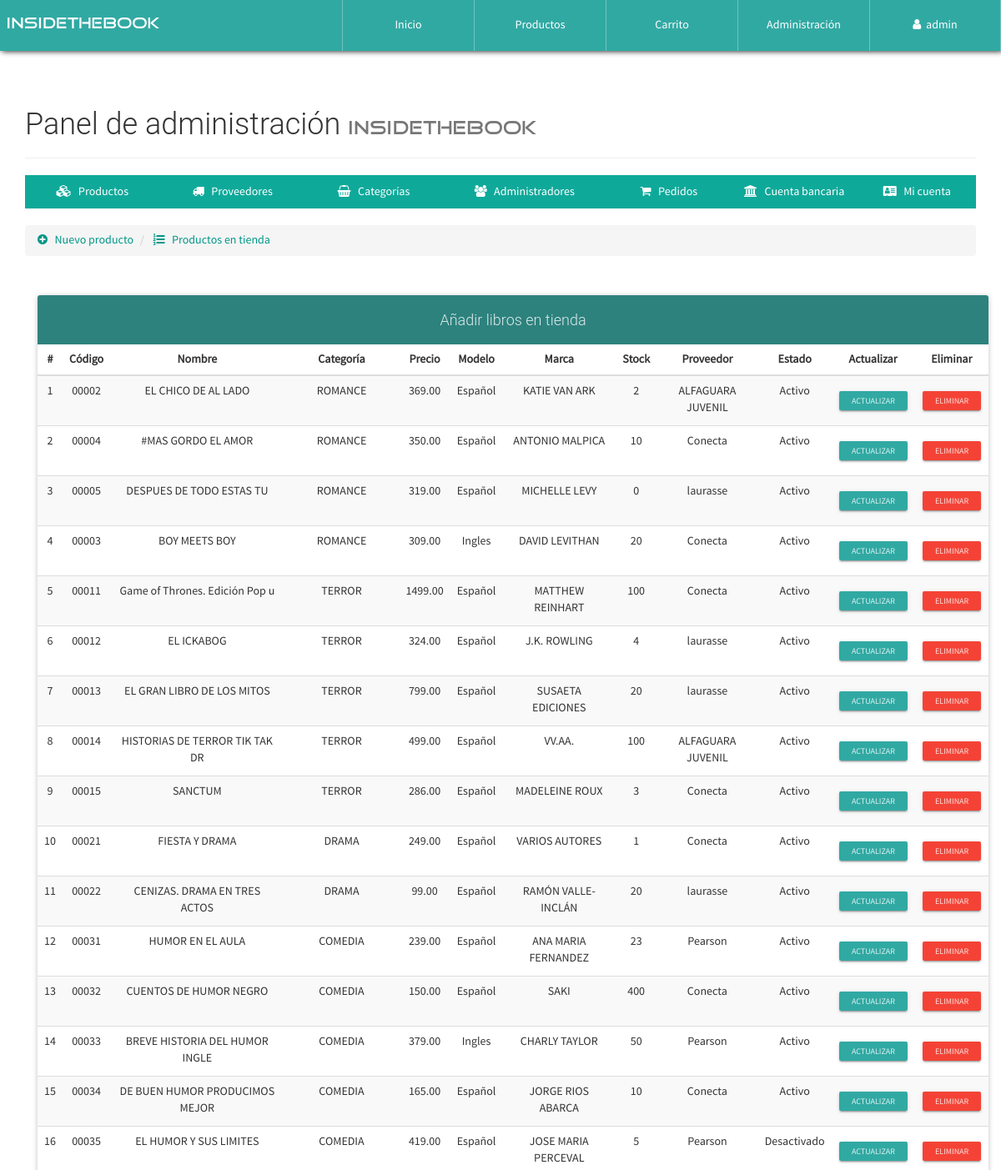
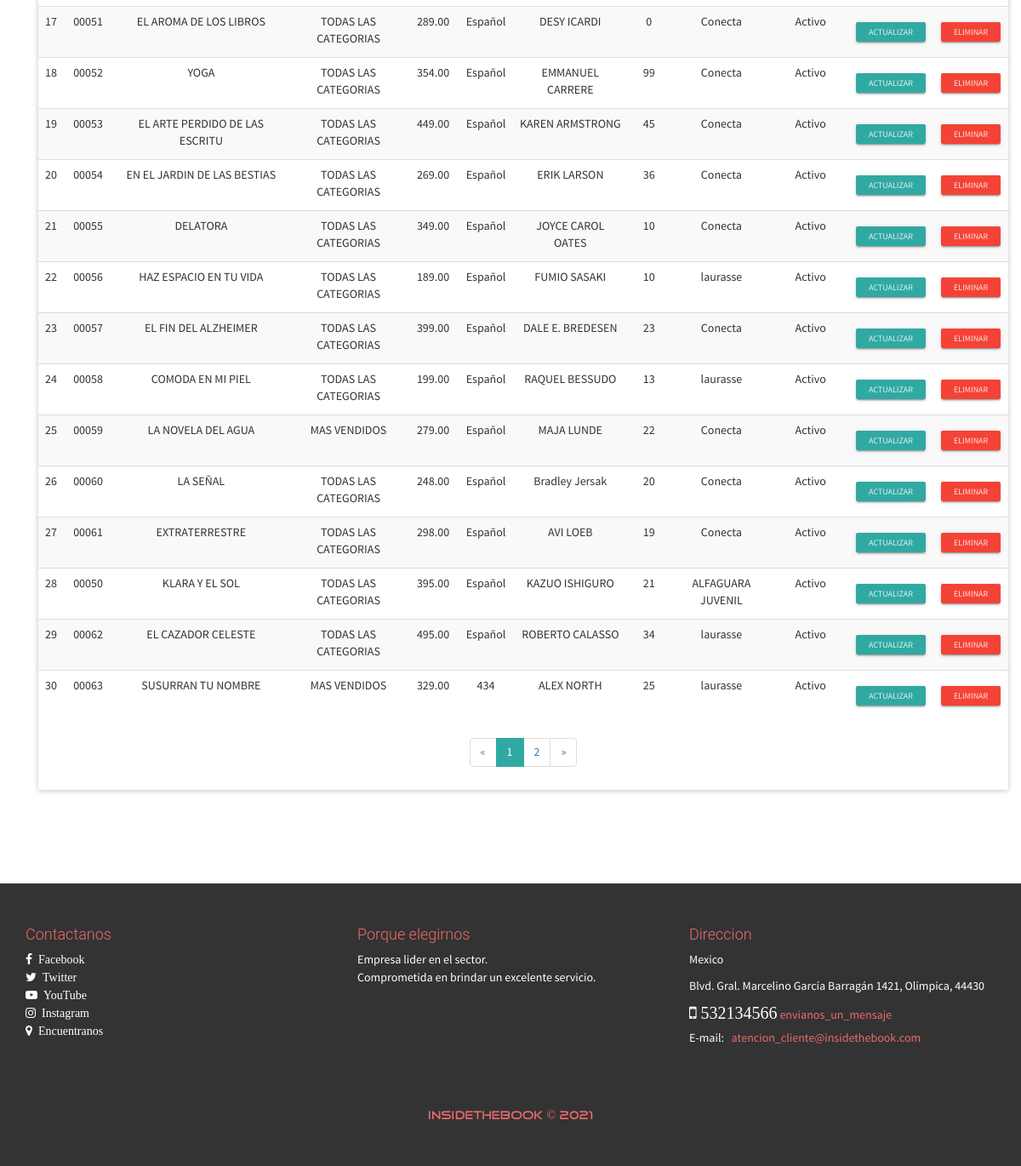
Page /configAdmin.php?view=productlist (signed in) on the committed database (2 pictures, top to bottom).
### tables this page shows
CREATE TABLE `producto` (
  `id` int(20) NOT NULL,
  `CodigoProd` varchar(30) NOT NULL,
  `NombreProd` varchar(30) NOT NULL,
  `CodigoCat` varchar(30) NOT NULL,
  `Precio` decimal(30,2) NOT NULL,
  `Descuento` int(2) NOT NULL,
  `Modelo` varchar(30) NOT NULL,
  `Marca` varchar(30) NOT NULL,
  `Stock` int(20) NOT NULL,
  `NITProveedor` varchar(30) NOT NULL,
  `Imagen` varchar(150) NOT NULL,
  `Nombre` varchar(30) NOT NULL,
  `Estado` varchar(15) NOT NULL
);

CREATE TABLE `categoria` (
  `CodigoCat` varchar(30) NOT NULL,
  `Nombre` varchar(30) NOT NULL,
  `Descripcion` text NOT NULL
);

CREATE TABLE `proveedor` (
  `NITProveedor` varchar(30) NOT NULL,
  `NombreProveedor` varchar(30) NOT NULL,
  `Direccion` varchar(200) NOT NULL,
  `Telefono` varchar(20) NOT NULL,
  `PaginaWeb` varchar(30) NOT NULL,
  `Pago` varchar(30) NOT NULL,
  `Estado` varchar(30) NOT NULL,
  `Cuenta` varchar(30) NOT NULL
);

### library/consulSQL.php (called while the page is built, shortened)
<?php
class ejecutarSQL {
    public static function conectar(){
        if(!$con=  mysqli_connect(SERVER,USER,PASS,BD)){
            echo "Error en el servidor, verifique sus datos";
        }
        mysqli_set_charset($con, "utf8");
        return $con;
    }
    public static function consultar($query) {
        if (!$consul = mysqli_query(ejecutarSQL::conectar(), $query)) {
            echo 'Error en la consulta SQL ejecutada';
        }
        return $consul;
    }
}

### admin/productlist-view.php (the view, shortened to what this page needs)
<ul class="breadcrumb" style="margin-bottom: 5px;">
    <li>
        <a href="configAdmin.php?view=product">
            <i class="fa fa-plus-circle" aria-hidden="true"></i> &nbsp; Nuevo producto
        </a>
    </li>
    <li>
        <a href="configAdmin.php?view=productlist"><i class="fa fa-list-ol" aria-hidden="true"></i> &nbsp; Productos en tienda</a>
    </li>
</ul>
<div class="container">
	<div class="row">
		<div class="col-xs-12">
            <br><br>
            <div class="panel panel-info">
              <div class="panel-heading text-center"><h4>Añadir libros en tienda</h4></div>
                <div class="table-responsive">
                  <table class="table table-striped table-hover">
                      <thead class="">
                          <tr>
                          	  <th class="text-center">#</th>
                              <th class="text-center">Código</th>
                              <th class="text-center">Nombre</th>
                              <th class="text-center">Categoría</th>
                              <th class="text-center">Precio</th>
                              <th class="text-center">Modelo</th>
                              <th class="text-center">Marca</th>
                              <th class="text-center">Stock</th>
                              <th class="text-center">Proveedor</th>
                              <th class="text-center">Estado</th>
                              <th class="text-center">Actualizar</th>
                              <th class="text-center">Eliminar</th>
                          </tr>
                      </thead>
                      <tbody>
                        <?php
                        	$mysqli = mysqli_connect(SERVER, USER, PASS, BD);
							mysqli_set_charset($mysqli, "utf8");
							$pagina = isset($_GET['pag']) ? (int)$_GET['pag'] : 1;
							$regpagina = 30;
							$inicio = ($pagina > 1) ? (($pagina * $regpagina) - $regpagina) : 0;
							$productos=mysqli_query($mysqli,"SELECT SQL_CALC_FOUND_ROWS * FROM producto LIMIT $inicio, $regpagina");
							$totalregistros = mysqli_query($mysqli,"SELECT FOUND_ROWS()");
							$totalregistros = mysqli_fetch_array($totalregistros, MYSQLI_ASSOC);
							$numeropaginas = ceil($totalregistros["FOUND_ROWS()"]/$regpagina);
							$cr=$inicio+1;
                            while($prod=mysqli_fetch_array($productos, MYSQLI_ASSOC)){
                        ?>
                        <tr>
                        	<td class="text-center"><?php echo $cr; ?></td>
                        	<td class="text-center"><?php echo $prod['CodigoProd']; ?></td>
                        	<td class="text-center"><?php echo $prod['NombreProd']; ?></td>
                        	<td class="text-center">
                        		<?php
                        			$categ=ejecutarSQL::consultar("SELECT Nombre FROM categoria WHERE CodigoCat='".$prod['CodigoCat']."'");
                        			$datc=mysqli_fetch_array($categ, MYSQLI_ASSOC);
                        			echo $datc['Nombre'];
                        		?>
                        	</td>
                        	<td class="text-center"><?php echo $prod['Precio']; ?></td>
                        	<td class="text-center"><?php echo $prod['Modelo']; ?></td>
                        	<td class="text-center"><?php echo $prod['Marca']; ?></td>
                        	<td class="text-center"><?php echo $prod['Stock']; ?></td>
                        	<td class="text-center">
                        		<?php
                        			$prov=ejecutarSQL::consultar("SELECT NombreProveedor FROM proveedor WHERE NITProveedor='".$prod['NITProveedor']."'");
                        			$datp=mysqli_fetch_array($prov, MYSQLI_ASSOC);
                        			echo $datp['NombreProveedor'];
                        		?>
                        	</td>
                        	<td class="text-center">
                        		<?php echo $prod['Estado']; ?>
                        	</td>
                        	<td class="text-center">
                        		<a href="configAdmin.php?view=productinfo&code=<?php echo $prod['CodigoProd']; ?>" class="btn btn-raised btn-xs btn-success">Actualizar</a>
                        	</td>
                        	<td class="text-center">
                        		<form action="process/delprod.php" method="POST" class="FormCatElec" data-form="delete">
                        			<button type="submit" class="btn btn-raised btn-xs btn-danger">Eliminar</button>
                        		</form>
                        	</td>
                        </tr>
                        <?php
                        	$cr++;
                        	}
                        ?>
                      </tbody>
                  </table>
                </div>
                <?php if($numeropaginas>=1): ?>
              	<div class="text-center">
                  <ul class="pagination">
                    <?php if($pagina == 1): ?>
                        <li class="disabled">
                            <a>
                                <span aria-hidden="true">&laquo;</span>
                            </a>
                        </li>
                    <?php endif; ?>
                    <?php
                        for($i=1; $i <= $numeropaginas; $i++ ){
                            if($pagina == $i){
                                echo '<li class="active"><a href="configAdmin.php?view=productlist&pag='.$i.'">'.$i.'</a></li>';
                            }else{
                                echo '<li><a href="configAdmin.php?view=productlist&pag='.$i.'">'.$i.'</a></li>';
                            }
                        }
                    ?>
                    <?php if($pagina == $numeropaginas): ?>
                        <li class="disabled">
                            <a>
                                <span aria-hidden="true">&raquo;</span>
                            </a>
                        </li>
                    <?php else: ?>
                        <li>
                            <a href="configAdmin.php?view=productlist&pag=<?php echo $pagina+1; ?>">
                                <span aria-hidden="true">&raquo;</span>
                            </a>
                        </li>
                    <?php endif; ?>
                  </ul>
                </div>
                <?php endif; ?>
            </div>
        </div>
	</div>
</div>

### css/style.css (style rules this page uses)
body { font-family: "FontFamilySPro"; line-height: 1.5; font-size: 1.4em; width: 100%; height: 100%; margin: 0px; padding: 0px; background-position: center center; background-repeat: no-repeat; background-attachment: fixed; background-size: cover; background-color: #fff; }
#container-page-configAdmin { background-image: url(../assets/img/font-registration.JPG); }

### rows in the picture
producto: CodigoProd "00002", NombreProd "EL CHICO DE AL LADO", CodigoCat.Nombre "ROMANCE", Precio "369.00", Modelo "Español", Marca "KATIE VAN ARK", Stock "2", NITProveedor.NombreProveedor "ALFAGUARA JUVENIL", Estado "Activo"
producto: CodigoProd "00004", NombreProd "#MAS GORDO EL AMOR", CodigoCat.Nombre "ROMANCE", Precio "350.00", Modelo "Español", Marca "ANTONIO MALPICA", Stock "10", NITProveedor.NombreProveedor "Conecta", Estado "Activo"
producto: CodigoProd "00005", NombreProd "DESPUES DE TODO ESTAS TU", CodigoCat.Nombre "ROMANCE", Precio "319.00", Modelo "Español", Marca "MICHELLE LEVY", Stock "0", NITProveedor.NombreProveedor "laurasse", Estado "Activo"
producto: CodigoProd "00003", NombreProd "BOY MEETS BOY", CodigoCat.Nombre "ROMANCE", Precio "309.00", Modelo "Ingles", Marca "DAVID LEVITHAN", Stock "20", NITProveedor.NombreProveedor "Conecta", Estado "Activo"
producto: CodigoProd "00011", NombreProd "Game of Thrones. Edición Pop u", CodigoCat.Nombre "TERROR", Precio "1499.00", Modelo "Español", Marca "MATTHEW REINHART", Stock "100", NITProveedor.NombreProveedor "Conecta", Estado "Activo"
producto: CodigoProd "00012", NombreProd "EL ICKABOG", CodigoCat.Nombre "TERROR", Precio "324.00", Modelo "Español", Marca "J.K. ROWLING", Stock "4", NITProveedor.NombreProveedor "laurasse", Estado "Activo"
producto: CodigoProd "00013", NombreProd "EL GRAN LIBRO DE LOS MITOS", CodigoCat.Nombre "TERROR", Precio "799.00", Modelo "Español", Marca "SUSAETA EDICIONES", Stock "20", NITProveedor.NombreProveedor "laurasse", Estado "Activo"
producto: CodigoProd "00014", NombreProd "HISTORIAS DE TERROR TIK TAK DR", CodigoCat.Nombre "TERROR", Precio "499.00", Modelo "Español", Marca "VV.AA.", Stock "100", NITProveedor.NombreProveedor "ALFAGUARA JUVENIL", Estado "Activo"
producto: CodigoProd "00015", NombreProd "SANCTUM", CodigoCat.Nombre "TERROR", Precio "286.00", Modelo "Español", Marca "MADELEINE ROUX", Stock "3", NITProveedor.NombreProveedor "Conecta", Estado "Activo"
producto: CodigoProd "00021", NombreProd "FIESTA Y DRAMA", CodigoCat.Nombre "DRAMA", Precio "249.00", Modelo "Español", Marca "VARIOS AUTORES", Stock "1", NITProveedor.NombreProveedor "Conecta", Estado "Activo"
producto: CodigoProd "00022", NombreProd "CENIZAS. DRAMA EN TRES ACTOS", CodigoCat.Nombre "DRAMA", Precio "99.00", Modelo "Español", Marca "RAMÓN VALLE-INCLÁN", Stock "20", NITProveedor.NombreProveedor "laurasse", Estado "Activo"
producto: CodigoProd "00031", NombreProd "HUMOR EN EL AULA", CodigoCat.Nombre "COMEDIA", Precio "239.00", Modelo "Español", Marca "ANA MARIA FERNANDEZ", Stock "23", NITProveedor.NombreProveedor "Pearson", Estado "Activo"
producto: CodigoProd "00032", NombreProd "CUENTOS DE HUMOR NEGRO", CodigoCat.Nombre "COMEDIA", Precio "150.00", Modelo "Español", Marca "SAKI", Stock "400", NITProveedor.NombreProveedor "Conecta", Estado "Activo"
producto: CodigoProd "00033", NombreProd "BREVE HISTORIA DEL HUMOR INGLE", CodigoCat.Nombre "COMEDIA", Precio "379.00", Modelo "Ingles", Marca "CHARLY TAYLOR", Stock "50", NITProveedor.NombreProveedor "Pearson", Estado "Activo"
producto: CodigoProd "00034", NombreProd "DE BUEN HUMOR PRODUCIMOS MEJOR", CodigoCat.Nombre "COMEDIA", Precio "165.00", Modelo "Español", Marca "JORGE RIOS ABARCA", Stock "10", NITProveedor.NombreProveedor "Conecta", Estado "Activo"
producto: CodigoProd "00035", NombreProd "EL HUMOR Y SUS LIMITES", CodigoCat.Nombre "COMEDIA", Precio "419.00", Modelo "Español", Marca "JOSE MARIA PERCEVAL", Stock "5", NITProveedor.NombreProveedor "Pearson", Estado "Desactivado"
producto: CodigoProd "00051", NombreProd "EL AROMA DE LOS LIBROS", CodigoCat.Nombre "TODAS LAS CATEGORIAS", Precio "289.00", Modelo "Español", Marca "DESY ICARDI", Stock "0", NITProveedor.NombreProveedor "Conecta", Estado "Activo"
producto: CodigoProd "00052", NombreProd "YOGA", CodigoCat.Nombre "TODAS LAS CATEGORIAS", Precio "354.00", Modelo "Español", Marca "EMMANUEL CARRERE", Stock "99", NITProveedor.NombreProveedor "Conecta", Estado "Activo"
producto: CodigoProd "00053", NombreProd "EL ARTE PERDIDO DE LAS ESCRITU", CodigoCat.Nombre "TODAS LAS CATEGORIAS", Precio "449.00", Modelo "Español", Marca "KAREN ARMSTRONG", Stock "45", NITProveedor.NombreProveedor "Conecta", Estado "Activo"
producto: CodigoProd "00054", NombreProd "EN EL JARDIN DE LAS BESTIAS", CodigoCat.Nombre "TODAS LAS CATEGORIAS", Precio "269.00", Modelo "Español", Marca "ERIK LARSON", Stock "36", NITProveedor.NombreProveedor "Conecta", Estado "Activo"
producto: CodigoProd "00055", NombreProd "DELATORA", CodigoCat.Nombre "TODAS LAS CATEGORIAS", Precio "349.00", Modelo "Español", Marca "JOYCE CAROL OATES", Stock "10", NITProveedor.NombreProveedor "Conecta", Estado "Activo"
producto: CodigoProd "00056", NombreProd "HAZ ESPACIO EN TU VIDA", CodigoCat.Nombre "TODAS LAS CATEGORIAS", Precio "189.00", Modelo "Español", Marca "FUMIO SASAKI", Stock "10", NITProveedor.NombreProveedor "laurasse", Estado "Activo"
producto: CodigoProd "00057", NombreProd "EL FIN DEL ALZHEIMER", CodigoCat.Nombre "TODAS LAS CATEGORIAS", Precio "399.00", Modelo "Español", Marca "DALE E. BREDESEN", Stock "23", NITProveedor.NombreProveedor "Conecta", Estado "Activo"
producto: CodigoProd "00058", NombreProd "COMODA EN MI PIEL", CodigoCat.Nombre "TODAS LAS CATEGORIAS", Precio "199.00", Modelo "Español", Marca "RAQUEL BESSUDO", Stock "13", NITProveedor.NombreProveedor "laurasse", Estado "Activo"
producto: CodigoProd "00059", NombreProd "LA NOVELA DEL AGUA", CodigoCat.Nombre "MAS VENDIDOS", Precio "279.00", Modelo "Español", Marca "MAJA LUNDE", Stock "22", NITProveedor.NombreProveedor "Conecta", Estado "Activo"
producto: CodigoProd "00060", NombreProd "LA SEÑAL", CodigoCat.Nombre "TODAS LAS CATEGORIAS", Precio "248.00", Modelo "Español", Marca "Bradley Jersak", Stock "20", NITProveedor.NombreProveedor "Conecta", Estado "Activo"
producto: CodigoProd "00061", NombreProd "EXTRATERRESTRE", CodigoCat.Nombre "TODAS LAS CATEGORIAS", Precio "298.00", Modelo "Español", Marca "AVI LOEB", Stock "19", NITProveedor.NombreProveedor "Conecta", Estado "Activo"
producto: CodigoProd "00050", NombreProd "KLARA Y EL SOL", CodigoCat.Nombre "TODAS LAS CATEGORIAS", Precio "395.00", Modelo "Español", Marca "KAZUO ISHIGURO", Stock "21", NITProveedor.NombreProveedor "ALFAGUARA JUVENIL", Estado "Activo"
producto: CodigoProd "00062", NombreProd "EL CAZADOR CELESTE", CodigoCat.Nombre "TODAS LAS CATEGORIAS", Precio "495.00", Modelo "Español", Marca "ROBERTO CALASSO", Stock "34", NITProveedor.NombreProveedor "laurasse", Estado "Activo"
producto: CodigoProd "00063", NombreProd "SUSURRAN TU NOMBRE", CodigoCat.Nombre "MAS VENDIDOS", Precio "329.00", Modelo "434", Marca "ALEX NORTH", Stock "25", NITProveedor.NombreProveedor "laurasse", Estado "Activo"

### other values in the picture
$_SESSION['nombreAdmin'] "admin"
